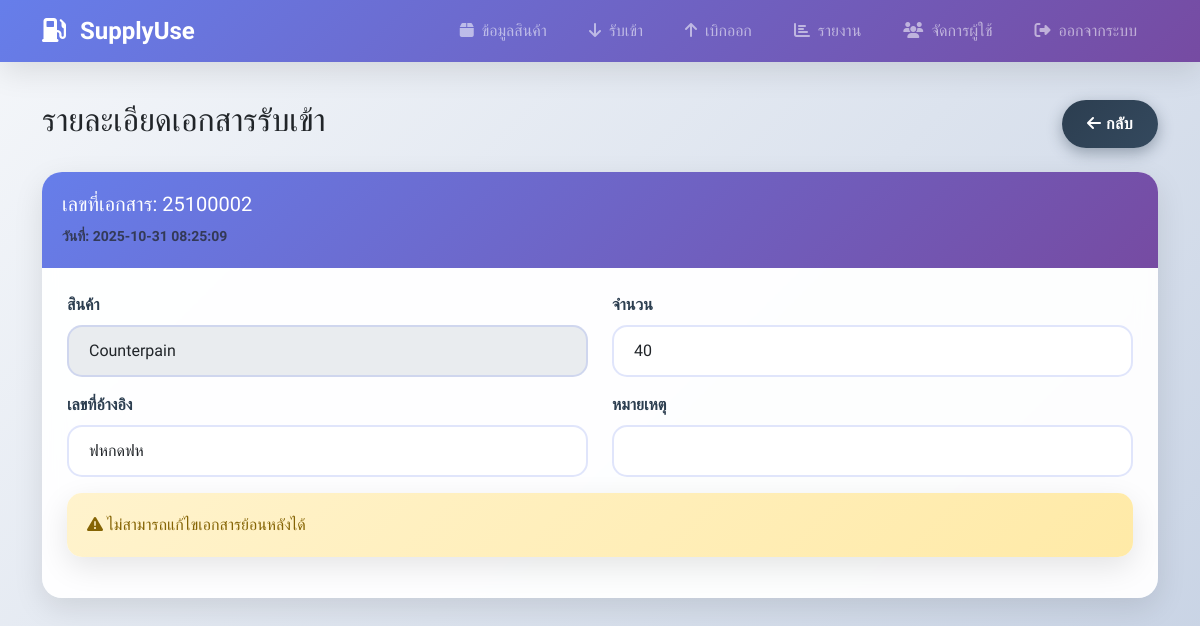
/stock_in_view/4, run on the app's committed database.
### tables this page shows
CREATE TABLE stock_movements (
            id INTEGER PRIMARY KEY AUTOINCREMENT,
            product_id INTEGER,
            type TEXT CHECK(type IN ('IN', 'OUT')),
            quantity INTEGER,
            reference TEXT,
            notes TEXT,
            created_at TIMESTAMP DEFAULT CURRENT_TIMESTAMP, document_no TEXT,
            FOREIGN KEY (product_id) REFERENCES products (id)
        );

CREATE TABLE products (
            id INTEGER PRIMARY KEY AUTOINCREMENT,
            name TEXT NOT NULL,
            barcode TEXT UNIQUE,
            unit TEXT,
            min_stock INTEGER DEFAULT 0,
            current_stock INTEGER DEFAULT 0,
            image BLOB,
            created_at TIMESTAMP DEFAULT CURRENT_TIMESTAMP
        , description TEXT);

### app.py (the view)
@app.route('/stock_in_view/<int:movement_id>')
def stock_in_view(movement_id):
    conn = sqlite3.connect('supply_inventory.db')
    c = conn.cursor()
    c.execute('''SELECT sm.*, p.name, p.unit
                FROM stock_movements sm
                JOIN products p ON sm.product_id = p.id
                WHERE sm.id = ? AND sm.type = 'IN' ''', (movement_id,))
    movement = c.fetchone()
    c.execute('SELECT id, name FROM products ORDER BY name')
    products = c.fetchall()
    conn.close()
    if not movement:
        return redirect(url_for('stock_in_list'))
    doc_date = datetime.strptime(movement[6][:10], '%Y-%m-%d').date()
    today = datetime.now().date()
    can_edit = doc_date >= today
    return render_template('stock_in_view.html', movement=movement, products=products, can_edit=can_edit)

### templates/stock_in_view.html (shortened to what this page needs)
{% extends "base.html" %}
{% block content %}
<div class="d-flex justify-content-between align-items-center mb-4">
    <h2>รายละเอียดเอกสารรับเข้า</h2>
    <a href="{{ url_for('stock_in_list') }}" class="btn btn-secondary">
        <i class="fas fa-arrow-left"></i> กลับ
    </a>
</div>
<div class="card">
    <div class="card-header">
        <h5>เลขที่เอกสาร: {{ movement[7] or '-' }}</h5>
        <small class="text-muted">วันที่: {{ movement[6] }}</small>
    </div>
    <div class="card-body">
        <form id="updateForm">
            <div class="row">
                <div class="col-md-6">
                    <div class="mb-3">
                        <label class="form-label">สินค้า</label>
                        <select class="form-select" id="product_id" {% if not can_edit %}disabled{% endif %}>
                            {% for product in products %}
                            <option value="{{ product[0] }}" {% if product[0] == movement[1] %}selected{% endif %}>
                                {{ product[1] }}
                            </option>
                            {% endfor %}
                        </select>
                    </div>
                </div>
                <div class="col-md-6">
                    <div class="mb-3">
                        <label class="form-label">จำนวน</label>
                        <input type="number" class="form-control" id="quantity" value="{{ movement[3] }}" {% if not can_edit %}readonly{% endif %}>
                    </div>
                </div>
            </div>
            <div class="row">
                <div class="col-md-6">
                    <div class="mb-3">
                        <label class="form-label">เลขที่อ้างอิง</label>
                        <input type="text" class="form-control" id="reference" value="{{ movement[4] or '' }}" {% if not can_edit %}readonly{% endif %}>
                    </div>
                </div>
                <div class="col-md-6">
                    <div class="mb-3">
                        <label class="form-label">หมายเหตุ</label>
                        <input type="text" class="form-control" id="notes" value="{{ movement[5] or '' }}" {% if not can_edit %}readonly{% endif %}>
                    </div>
                </div>
            </div>
            {% if can_edit %}
            <div class="mb-3">
                <button type="submit" class="btn btn-primary">บันทึกการแก้ไข</button>
                <button type="button" class="btn btn-danger" onclick="confirmCancel()">ยกเลิกเอกสาร</button>
            </div>
            {% else %}
            <div class="alert alert-warning">
                <i class="fas fa-exclamation-triangle"></i>
                ไม่สามารถแก้ไขเอกสารย้อนหลังได้
            </div>
            {% endif %}
        </form>
    </div>
</div>
{% endblock %}

### static/css/style.css (style rules this page uses)
:root { --primary-gradient: linear-gradient(135deg, #667eea 0%, #764ba2 100%); --success-gradient: linear-gradient(135deg, #11998e 0%, #38ef7d 100%); --warning-gradient: linear-gradient(135deg, #f093fb 0%, #f5576c 100%); --info-gradient: linear-gradient(135deg, #4facfe 0%, #00f2fe 100%); --dark-gradient: linear-gradient(135deg, #2c3e50 0%, #34495e 100%); --shadow: 0 10px 30px rgba(0,0,0,0.1); --shadow-hover: 0 15px 40px rgba(0,0,0,0.15); }
body { background: linear-gradient(135deg, #f5f7fa 0%, #c3cfe2 100%); font-family: 'Kanit', 'Segoe UI', Tahoma, Geneva, Verdana, sans-serif; min-height: 100vh; padding-top: 0; }
.card { border: none; border-radius: 20px; box-shadow: var(--shadow); transition: all 0.3s ease; overflow: hidden; background: rgba(255,255,255,0.95); backdrop-filter: blur(10px); }
.card-header { background: var(--primary-gradient); color: white; border: none; padding: 20px; font-weight: 600; }
.card-body { padding: 25px; }
.btn { border-radius: 25px; font-weight: 600; padding: 12px 25px; transition: all 0.3s ease; border: none; text-transform: uppercase; letter-spacing: 0.5px; position: relative; overflow: hidden; }
.btn::before { content: ''; position: absolute; top: 0; left: -100%; width: 100%; height: 100%; background: linear-gradient(90deg, transparent, rgba(255,255,255,0.3), transparent); transition: left 0.5s; }
.btn-secondary { background: var(--dark-gradient); box-shadow: 0 5px 15px rgba(44, 62, 80, 0.4); }
.alert { border: none; border-radius: 15px; padding: 20px; box-shadow: var(--shadow); backdrop-filter: blur(10px); }
.alert-warning { background: linear-gradient(135deg, #fff3cd 0%, #ffeaa7 100%); color: #856404; }
.form-control, .form-select { border-radius: 15px; border: 2px solid rgba(102, 126, 234, 0.2); padding: 12px 20px; transition: all 0.3s ease; background: rgba(255,255,255,0.9); }
.form-label { font-weight: 600; color: #2c3e50; margin-bottom: 8px; }
.card, .alert, .table { animation: fadeInUp 0.6s ease-out; }

### data on the page
stock_movements: document_no "25100002", created_at "2025-10-31 08:25:09", product.name "Counterpain", quantity "40", reference "ฟหกดฟห"
